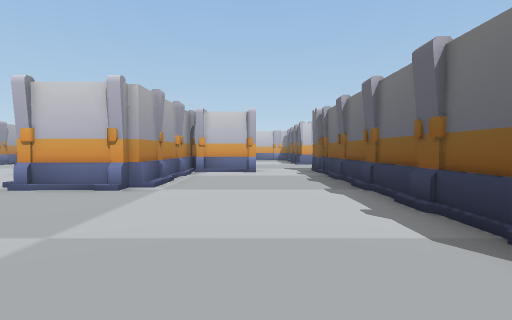
[1] (above)

24 first-person views from a walk through a scene from a Unity 3-D project. The camera is 1.5 m above the floor, tilts 2° down and sees 80° across. Doors are open. The floor is counted in squares, 2 m on a side. Each view is taken from the middle of a square. On the plan, view 1 faces up. The plan holds only what a view shows up to about 10 squares ahead; the rest is blank. The place goes on beyond the plan. Some animated figures are left out.

[2]
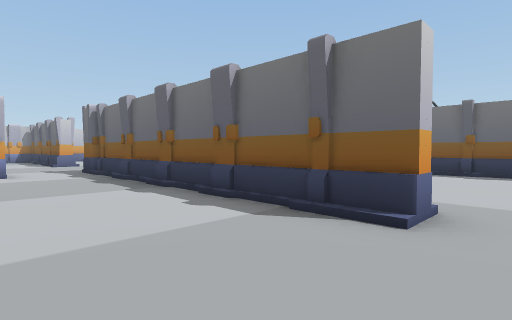

[3]
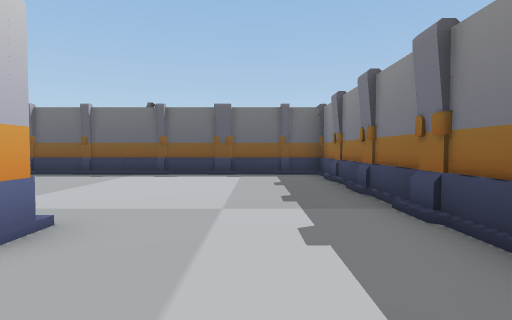

[4]
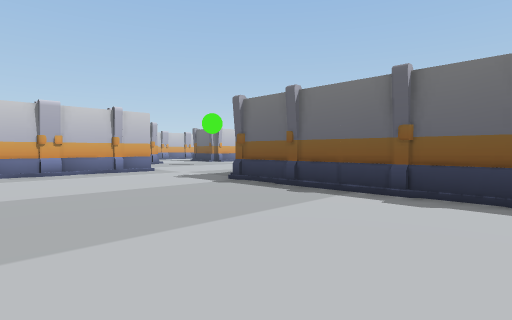

[5]
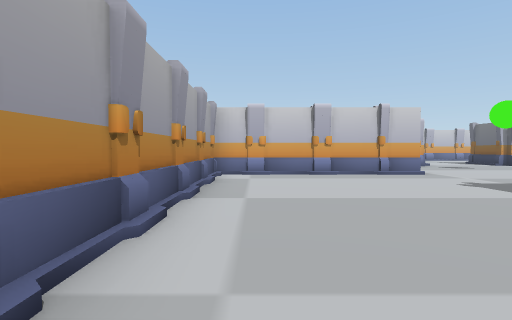

[6]
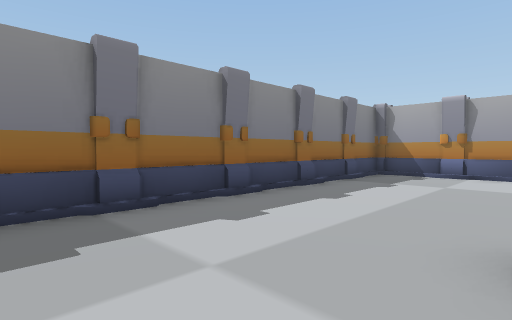

[7]
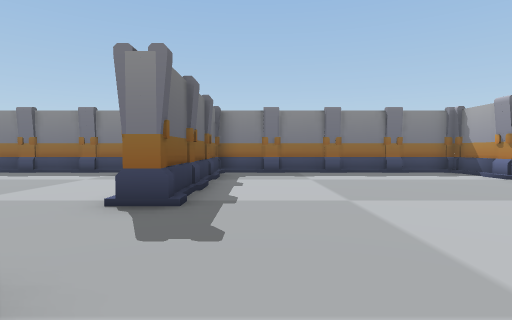

[8]
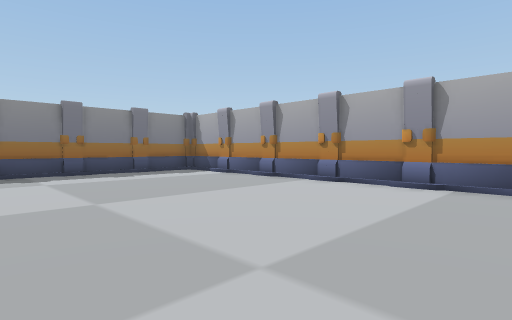

[9]
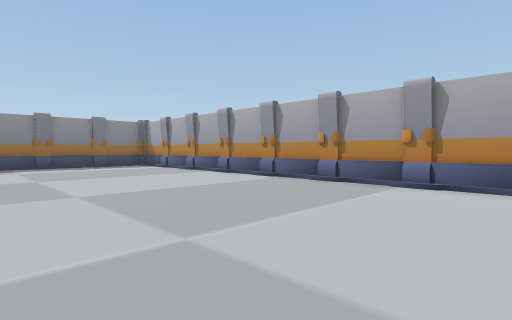

[10]
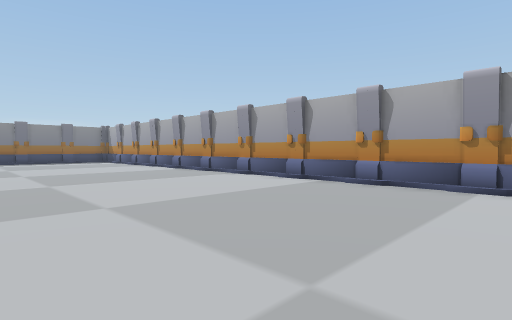

[11]
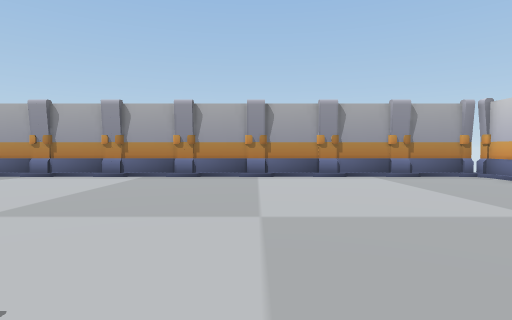

[12]
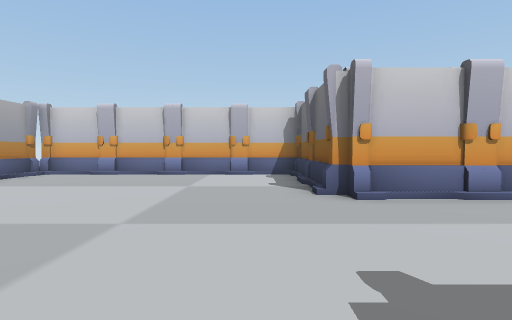

[13]
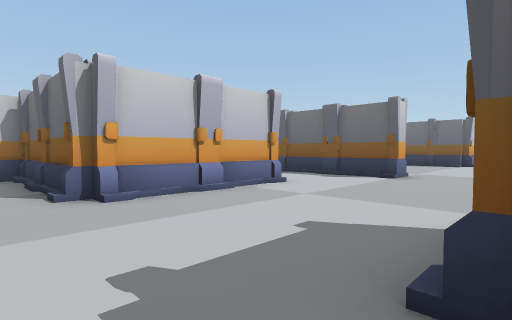

[14]
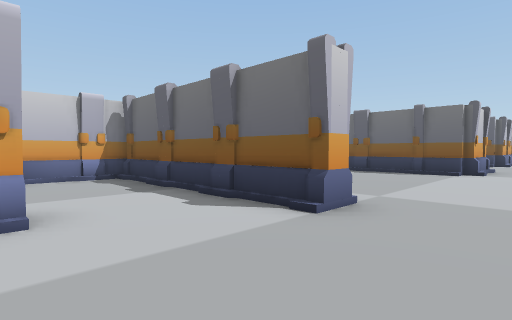

[15]
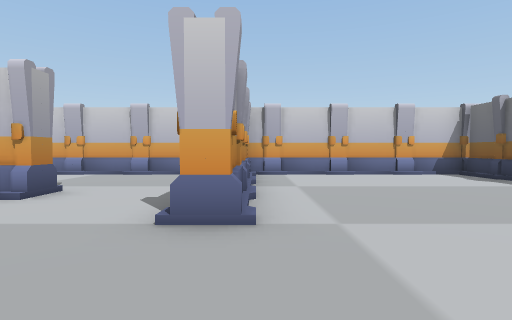

[16]
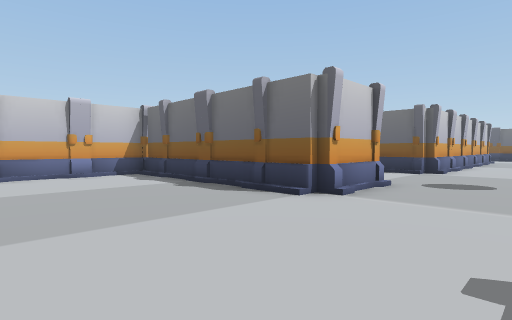

[17]
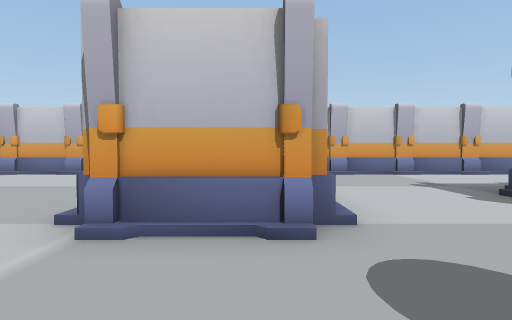

[18]
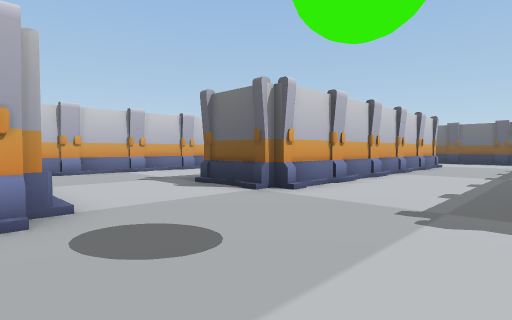

[19]
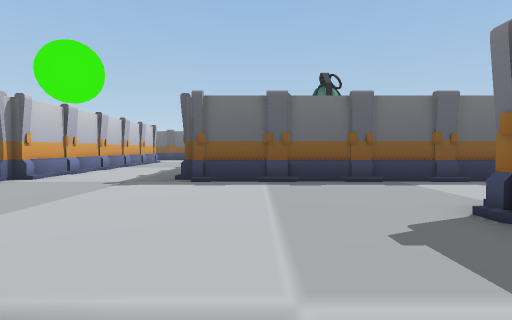

[20]
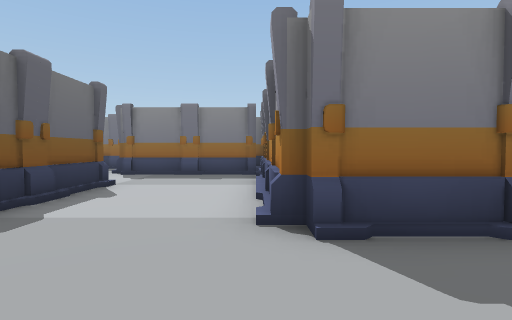

[21]
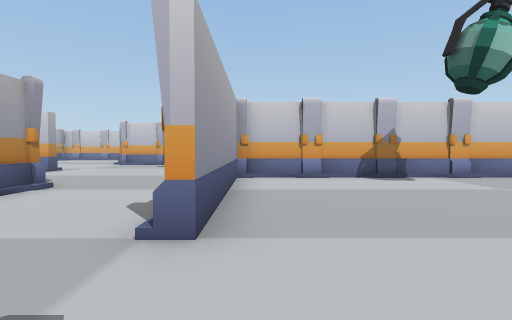

[22]
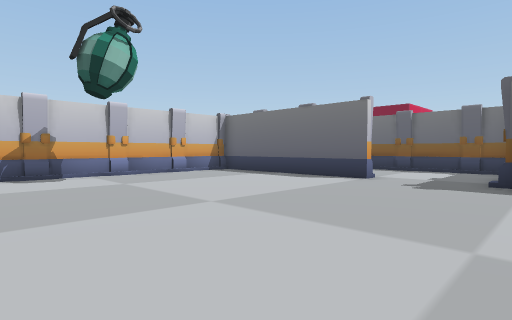

[23]
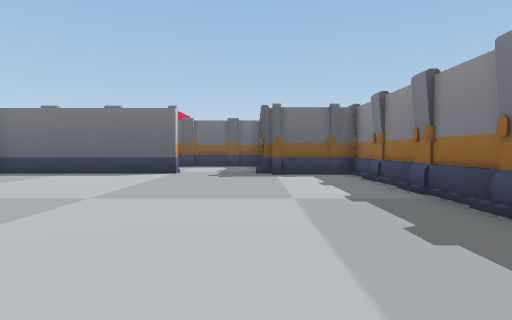

[24]
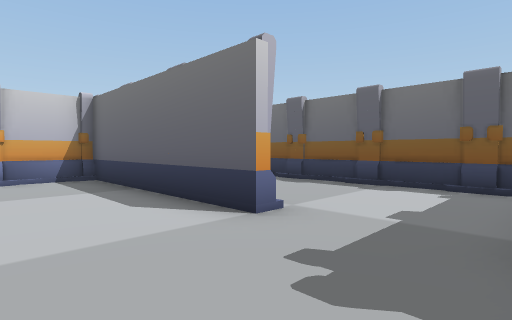

### Floor plan
Key: @ floor where view 1 was taken; # wall or solid block; x gap in a wall; . main floor; : floor 0.25 m higher than the main floor; / step, stairs or slope; D open door.
Columns run from 13 left of view 1 to 30 right of it. Each row starts with its distance up from view 1.
 22  ######## ##############  #######
 21 x///////# /////#./////.#  ///////
 20 #.......#  ....#/...../#  ......
 19 #.......#  ....#/...../#  .....
 18 #.......##  ...#/...../# /....
 17 #......./####..#/...../# /../#
 16 #..............#/...../# /../#
 15 #..............#/...../##/../######
 14 #...................................
 13 #....................................
 12 #......./#   .. . ...................
 11 #.......     DDD#######......//
 10 #.......  #:/DDD.//////...../#
  9 #.......  #/...#/...........############
  8 #.......  #/...#/...........#//////////#
  7 #.......  #/...#/...........#..........#
  6 #......./##/...#/...../##/..#..........#   #
  5 #..............#/...../##/..#..........# ..#
  4 #..............#/...../##/..#..........#...#
  3 #.......//.....#/...../##/..#..........#...#
  2 #.......#/.....#/...../##/.................#
  1 #.......# .....#/...../##/.................#
  0 #.......#/...@......../##:////.............#
 -1 #.......#/............/#######.........#
 -2 #.......#/............/#       ........#
 -3 ########################        ########

Where each view was taken, in squares from view 1:
view 1: 0 up, 0 right, facing up
view 2: 0 up, 1 left, facing up-right
view 3: 1 down, 0 right, facing right
view 4: 0 up, 4 right, facing up-right
view 5: 1 up, 4 right, facing up
view 6: 1 up, 5 right, facing down-left
view 7: 7 up, 6 left, facing down
view 8: 7 up, 6 left, facing down-left
view 9: 11 up, 6 left, facing down-left
view 10: 16 up, 6 left, facing down-left
view 11: 15 up, 4 left, facing left
view 12: 12 up, 6 left, facing up
view 13: 12 up, 6 left, facing up-right
view 14: 13 up, 1 left, facing up-right
view 15: 12 up, 3 right, facing up
view 16: 12 up, 5 right, facing up-right
view 17: 12 up, 11 right, facing up
view 18: 11 up, 11 right, facing up-right
view 19: 9 up, 8 right, facing right
view 20: 9 up, 12 right, facing down
view 21: 0 up, 16 right, facing up
view 22: 1 down, 18 right, facing up-right
view 23: 0 up, 16 right, facing right
view 24: 0 up, 23 right, facing up-right
